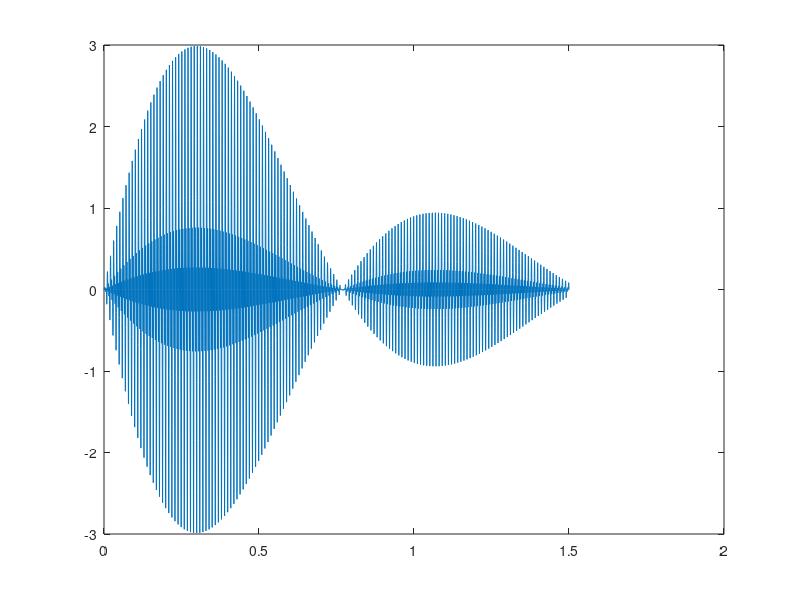

This chart was generated by the following MATLAB code:
fs = 4000;
t = 0:1/fs:1.5;
f0 = 100;
y1 = sin(2*pi*f0*t);
y2 = sin(2*pi*2*f0*t);
y3 = sin(2*pi*3*f0*t);
y0 = y1+y2+y3
A = (2*exp(-1.5*t)).*sin(2*pi*0.65*t);
call = A.*y0;
soundsc(call,fs)
plot(t,call)